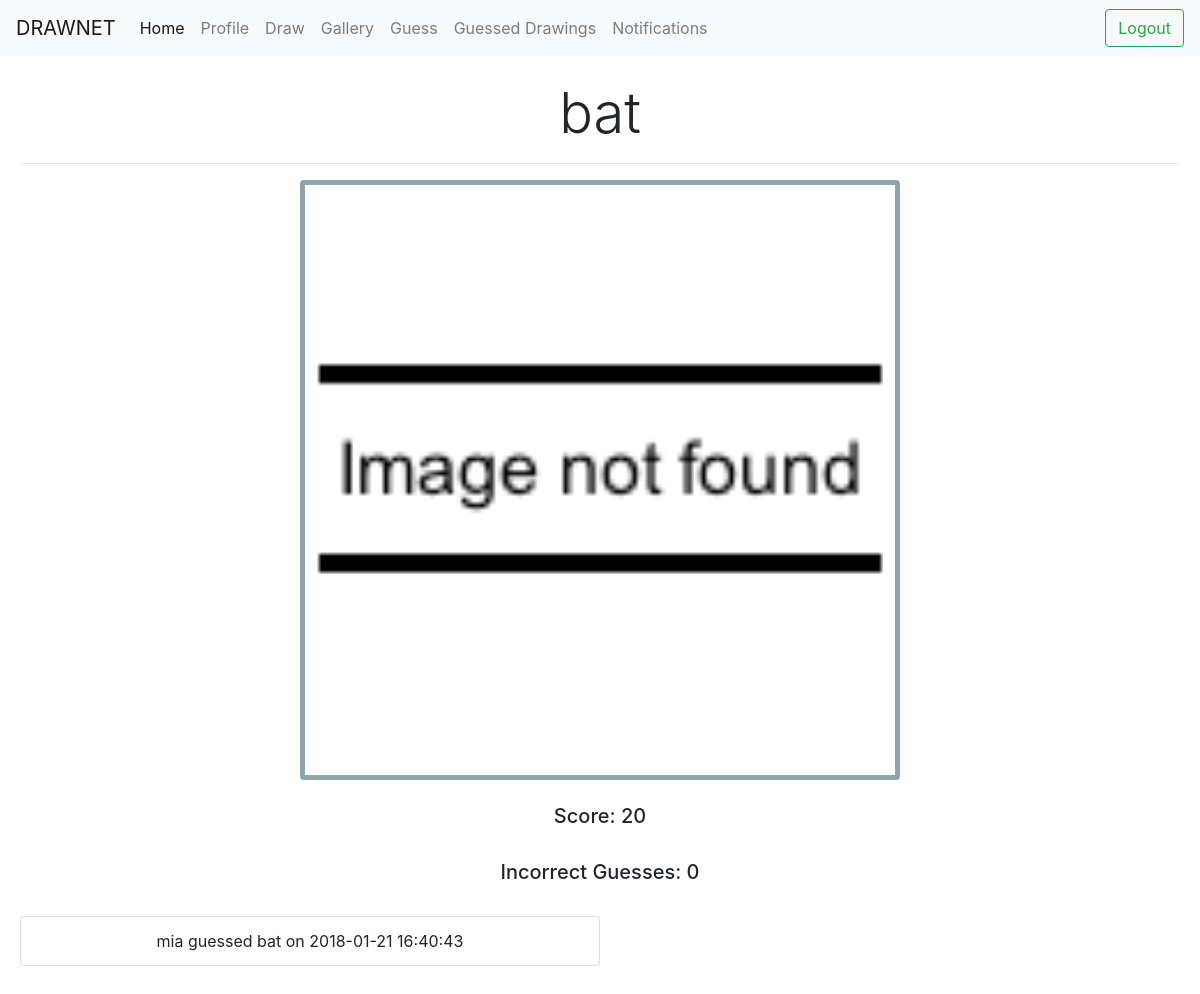
The app's page /draw/view?id=2 (signed in) with its own data.
### tables this page shows
CREATE TABLE drawings (id INTEGER PRIMARY KEY, username TEXT, word TEXT, image TEXT, solved INTEGER);

CREATE TABLE guesses (username TEXT, drawing_id INTEGER, guess TEXT, timestamp TEXT);

### app.py (the view)
@app.route('/draw/view', methods=["POST", "GET"])
def view():
    if loggedIn():
        id=request.args["id"]
        user=session["username"]
        if users.get_image(id)["solved"]==True:
            score="Score: "+str(users.get_dscore(id))
            correctGuesser=users.who_guessed_it(id)
            message=correctGuesser+" guessed your drawing correctly"
        else:
            message=""
            score=""
        numIncorrect=users.get_num_guesses(id)
        image = users.get_image(id)
        if image['solved'] == False:
            return render_template("view.html", link=image["image"], word=image["word"], messageShown=message, scoreSolved=score, incorrectGuessesNum=numIncorrect, guesses=image["guesses"], username=user, loggedin=loggedIn())
        else:
            return render_template("viewSolved.html", correctOrNot=users.get_image(id)["solved"], link=image["image"], word=image["word"], messageShown=message, scoreSolved=score, incorrectGuessesNum=numIncorrect, guesses=image["guesses"], username=user, loggedin=loggedIn())
    else:
        return redirect(url_for("login_page"))

### app.py (called while the page is built)
def loggedIn():
    return "username" in session

### utils/drawings.py (called while the page is built)
def drawing_exists(id):
    db = sqlite3.connect(db_name)
    c = db.cursor()
    id = int(id)
    result = c.execute("SELECT * FROM drawings WHERE id = %d;" % id).fetchone()
    db.close()
    if result:
        return True
    else:
        return False

def tuple_to_dictionary(tuuple, list_of_keys):
    d = {} #the dictionary
    index = 0 #the column index
    while index < len(tuuple):
        d[ list_of_keys[index] ] = tuuple[index]
        index += 1
    return d

### utils/users.py (called while the page is built)
def get_image(id):
    if id == None:
        return {"image": "/static/missing.png", "word": "", "score": 0, "artist": "", "id": None, "guesses":[]}
    id = int(id)
    db = sqlite3.connect(db_name)
    c = db.cursor()
    image_stats = c.execute("SELECT id, username, image, word, solved FROM drawings WHERE id = %d;" % id).fetchone()
    wrong_guesses = c.execute("SELECT username, guess, timestamp FROM guesses WHERE drawing_id = %d ORDER BY timestamp ASC;" % id).fetchall()
    db.close()
    if image_stats == None:
        return {}
    else:
        image_dict = tuple_to_dictionary(image_stats, ["id", "artist", "image", "word", "solved"])
        image_dict["solved"] = (image_dict["solved"] == 1)
        image_dict["guesses"] = []
        for g in wrong_guesses:
            image_dict["guesses"].append(tuple_to_dictionary(g, ["username", "guess", "when"]))
        return image_dict

def get_num_guesses(drawing_id):
    image = draw.get_image(drawing_id)
    if image["solved"] == True:
        return len(image["guesses"]) - 1
    return len(image["guesses"])

def who_guessed_it(drawing_id):
    return draw.get_image(drawing_id)["guesses"][-1]["username"]

def get_dscore(drawing_id):
    return 20 - get_num_guesses(drawing_id)

def tuple_to_dictionary(tuuple, list_of_keys):
    d = {} #the dictionary
    index = 0 #the column index
    while index < len(tuuple):
        d[ list_of_keys[index] ] = tuuple[index]
        index += 1
    return d

### templates/viewSolved.html (shortened to what this page needs)
{% extends "base.html" %}
{% block body %}
<center>
<h1 class="display-4">{{word}}</h1>
<hr>
<div class="card" style="border-width: 5px; border-color: #90a4ae; width:600px;">
<img src="{{link}}">
</div>
<br>
<h5>{{scoreSolved}}</h5>
<br>
<h5>Incorrect Guesses: {{incorrectGuessesNum}}</h5><br>
<ul class="list-group">
{% for guess in guesses %}
    <li class="list-group-item" style="width: 50%;">{{ guess['username'] }} guessed {{ guess['guess'] }} on {{ guess['when'] }}
{% endfor %}
</ul>
</center>
{% endblock %}

### records on screen
drawings: word "bat", image (picture)
guesses: username "mia", guess "bat", when "2018-01-21 16:40:43"

### other values on screen
{{ scoreSolved }} "Score: 20"
{{ incorrectGuessesNum }} "0"
